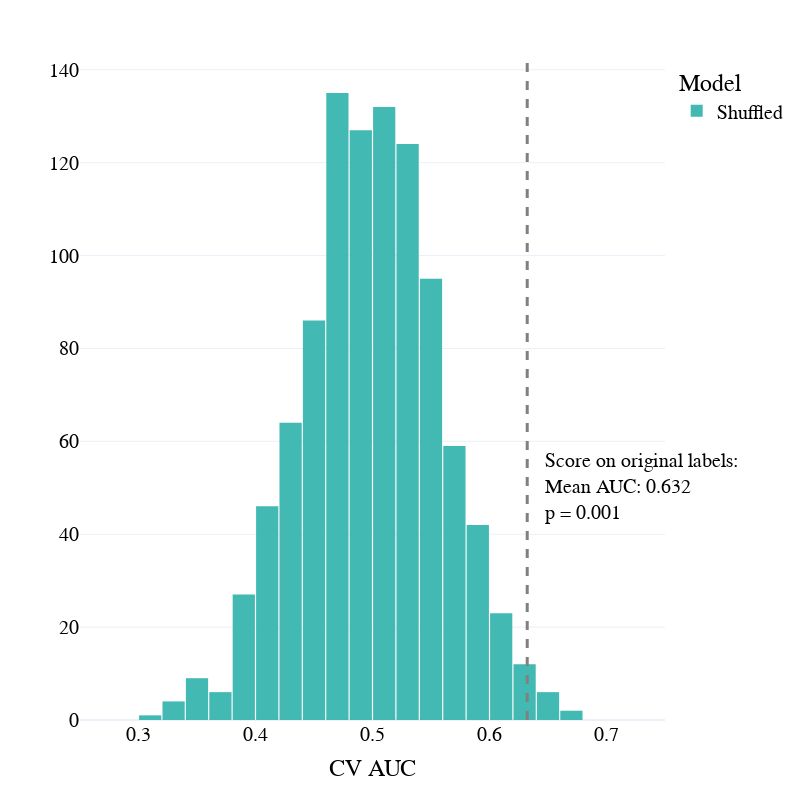

Source (notebook cell):
### Code cell
df = pd.concat([df_perm_mw, df_forest_mw])
fig = px.histogram(df_perm_mind, x='auc', color="Model",nbins = 25,  color_discrete_sequence = [lblue])

fig.add_vline(x=df_forest_mw.auc.mean(), line_width=3, line_dash="dash", line_color="grey")

fig.add_annotation(x=df_forest_mw.auc.mean() + 0.1, y=50,
            text=f"Score on original labels: <br>Mean AUC: {df_forest_mw.auc.mean():.3f}<br>p = {pvalue_mw:.3f}",
            showarrow=False,
            arrowhead=1,
            align = 'left',
            )


fig.update_layout(
#     title = f'Mean AUC = {df_forest_mind.auc.mean()}',
    autosize=False,
    template = "plotly_white",
    font=dict(
        family="Times new roman",
        size=20,
        color="black"
    ),
    width=800,
    height=800,
    bargap=0.05,
    yaxis = {'title': '',
             'tickfont': {"size": 20},
    },
    xaxis ={'title':'CV AUC',
             'range':[0.25, 0.75],
             'tickfont':{"size": 20}
        }
)
fig.show()

fig.write_image(os.path.join(fig_path, 'multivariate_perm_mw.png'))
fig.write_image(os.path.join(fig_path, 'multivariate_perm_mw.svg'))

### Figure 1 — Plotly figure (JSON) as saved in the notebook; plotly's stock layout.template omitted (floating-point values rounded to 4 significant figures; data arrays with more than 128 entries replaced by an {"elided": "..."} marker saying what was removed)
{"data": [{"alignmentgroup": "True", "bingroup": "x", "hovertemplate": "Model=Shuffled<br>auc=%{x}<br>count=%{y}<extra></extra>", "legendgroup": "Shuffled", "marker": {"color": "#42B9B2", "pattern": {"shape": ""}}, "name": "Shuffled", "nbinsx": 25, "offsetgroup": "Shuffled", "orientation": "v", "showlegend": true, "type": "histogram", "x": {"elided": "1000 float values"}, "xaxis": "x", "yaxis": "y"}], "layout": {"annotations": [{"align": "left", "arrowhead": 1, "showarrow": false, "text": "Score on original labels: <br>Mean AUC: 0.632<br>p = 0.001", "x": 0.7322, "y": 50}], "autosize": false, "bargap": 0.05, "barmode": "relative", "font": {"color": "black", "family": "Times new roman", "size": 20}, "height": 800, "legend": {"title": {"text": "Model"}, "tracegroupgap": 0}, "margin": {"t": 60}, "shapes": [{"line": {"color": "grey", "dash": "dash", "width": 3}, "type": "line", "x0": 0.6322, "x1": 0.6322, "xref": "x", "y0": 0, "y1": 1, "yref": "y domain"}], "width": 800, "xaxis": {"anchor": "y", "domain": [0, 1], "range": [0.25, 0.75], "tickfont": {"size": 20}, "title": {"text": "CV AUC"}}, "yaxis": {"anchor": "x", "domain": [0, 1], "tickfont": {"size": 20}, "title": {"text": ""}}}}
